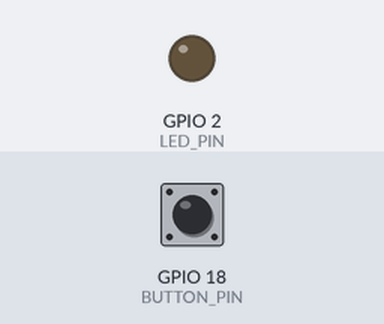
Recording of a sketch running on a simulated ESP32. Parts: output pins drawn as LEDs (lit = HIGH). The test bench sets the inputs (shaded band); at power-on: GPIO 18 (BUTTON_PIN) HIGH. WiFi joins after 1.5 s; servers stay silent unless stated; uploads are accepted with an empty reply; what the sketch prints to the serial monitor is not drawn.

Above: at 2.7 s.
2.8 s: GPIO 18 (BUTTON_PIN) pulled LOW for 0.15 s
At 2.88 s:
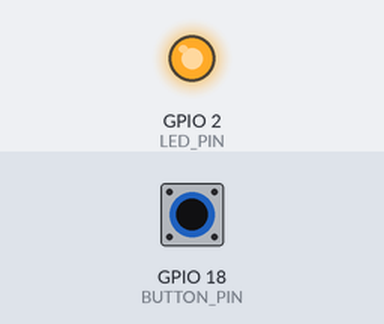
4.4 s: GPIO 18 (BUTTON_PIN) pulled LOW for 3.2 s
At 8.5 s:
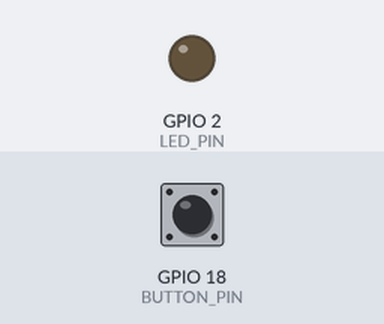
Timing chart, 0 to 10.0 s (numbered marks = the images above; inputs shaded):
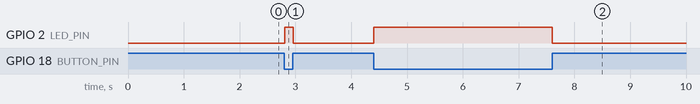

Measured:
- after the input at 2.8 s, GPIO 2 (LED_PIN): LOW → HIGH at once, → LOW 0.15 s later
- after the input at 4.4 s, GPIO 2 (LED_PIN): LOW → HIGH at once, → LOW 3.2 s later

The sketch:

sketch.ino
```cpp
#include <WiFi.h>
#include <HTTPClient.h>

#define BUTTON_PIN 18
#define LED_PIN 2

const char *ssid = "";
const char *password = "";

const char *serverURL = "http://192.168.0.181:5000/morse";
const char *clearURL = "http://192.168.0.181:5000/clear";

const unsigned long DASH_THRESHOLD = 400;
const unsigned long LETTER_GAP = 1000;
const unsigned long WORD_GAP = 2500;

bool lastButtonState = HIGH;

unsigned long pressStart = 0;
unsigned long lastRelease = 0;

String currentMorse = "";

bool letterFinalized = false;

// Send Input to server

void sendMorse(String morse, String type)
{

  if (WiFi.status() != WL_CONNECTED)
  {
    Serial.println("Wi-Fi disconnected!");
    return;
  }

  HTTPClient http;

  http.begin(serverURL);
  http.addHeader("Content-Type", "application/json");

  String json = "{\"morse\":\"" + morse +
                "\",\"type\":\"" + type + "\"}";

  int responseCode = http.POST(json);

  Serial.print("Sent: ");
  Serial.print(morse);
  Serial.print(" | Server: ");
  Serial.println(responseCode);

  http.end();
}

// clear
void clearMessage()
{

  if (WiFi.status() != WL_CONNECTED)
  {
    return;
  }

  HTTPClient http;
  http.begin(clearURL);
  int responseCode = http.POST("");

  Serial.print("Clear response: ");
  Serial.println(responseCode);

  http.end();
}

void setup()
{

  pinMode(BUTTON_PIN, INPUT_PULLUP);
  pinMode(LED_PIN, OUTPUT);

  Serial.begin(115200);

  Serial.println();
  Serial.println("Connecting to Wi-Fi...");

  WiFi.begin(ssid, password);

  while (WiFi.status() != WL_CONNECTED)
  {
    delay(500);
    Serial.print(".");
  }

  Serial.println();
  Serial.println("Wi-Fi connected!");

  Serial.print("ESP32 IP: ");
  Serial.println(WiFi.localIP());

  Serial.println("Morse input ready!");
}

void loop()
{
  bool buttonState = digitalRead(BUTTON_PIN);

  if (lastButtonState == HIGH && buttonState == LOW)
  {
    pressStart = millis();
    digitalWrite(LED_PIN, HIGH);
  }

  if (lastButtonState == LOW && buttonState == HIGH)
  {

    unsigned long pressDuration = millis() - pressStart;
    digitalWrite(LED_PIN, LOW);

    if (pressDuration < DASH_THRESHOLD)
    {
      currentMorse += ".";
      Serial.print(".");
    }
    else
    {
      currentMorse += "-";
      Serial.print("-");
    }

    lastRelease = millis();
    letterFinalized = false;
  }

  // gap detection
  if (buttonState == HIGH && lastRelease > 0)
  {
    unsigned long gap = millis() - lastRelease;

    // Word Gap
    if (gap >= WORD_GAP)
    {

      if (letterFinalized)
      {
        Serial.println("  [WORD SPACE]");
        sendMorse("", "space");
        letterFinalized = false;
        lastRelease = 0;
      }
    }

    // Letter gap

    else if (gap >= LETTER_GAP && !letterFinalized)
    {
      if (currentMorse.length() > 0)
      {
        Serial.print("  [LETTER] ");
        sendMorse(currentMorse, "letter");
        currentMorse = "";
        letterFinalized = true;
      }
    }
  }

  lastButtonState = buttonState;

  delay(10);
}
```
